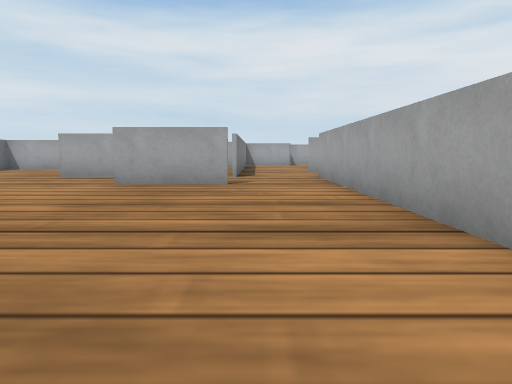
View 1 (above)

24 first-person views from a walk through a world built for the Webots simulator. The camera is 0.27 m above the floor, tilts 6° down and sees 70° across. The floor is counted in squares, 0.5 m on a side. Each view is taken from the middle of a square. On the plan, view 1 faces up. The plan holds only what a view shows up to about 9 squares ahead; the rest is blank. Robots are left out. Webots' stock objects and surfaces are drawn as simple stand-ins.

View 2
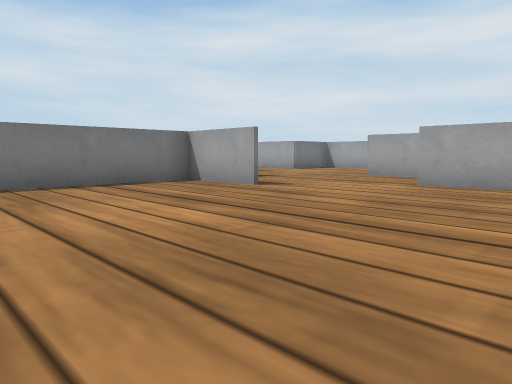

View 3
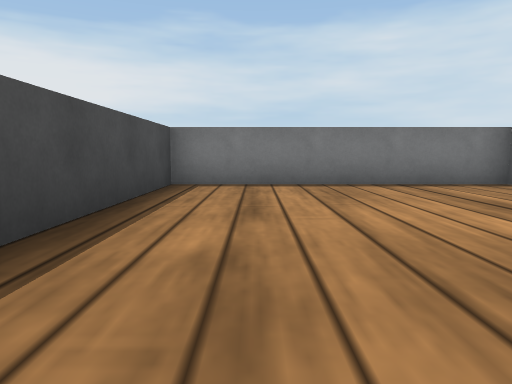

View 4
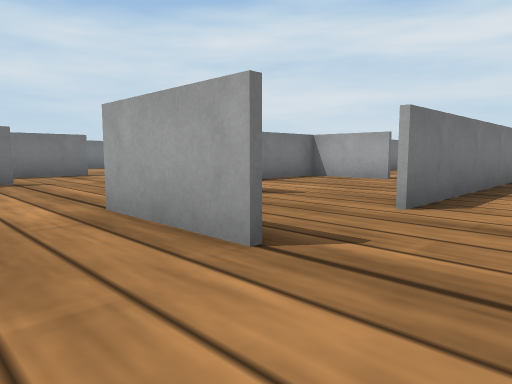

View 5
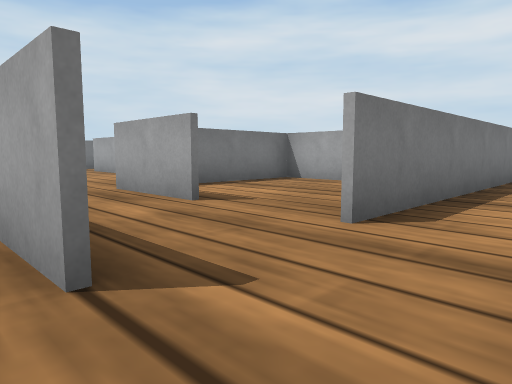

View 6
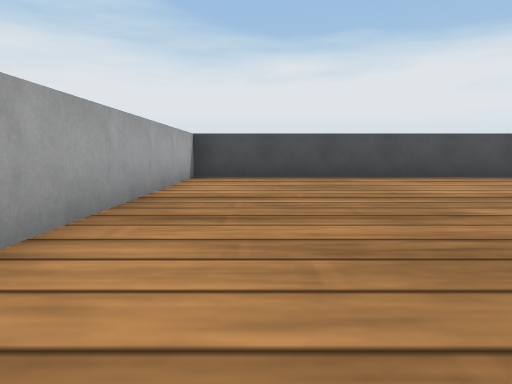

View 7
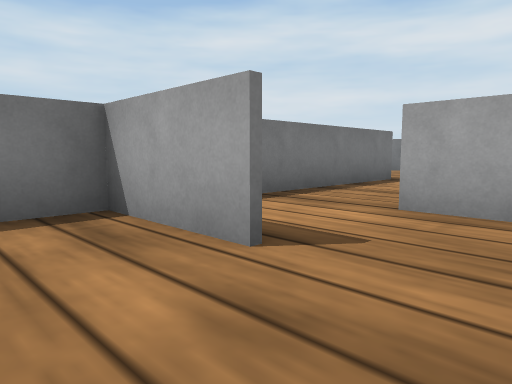

View 8
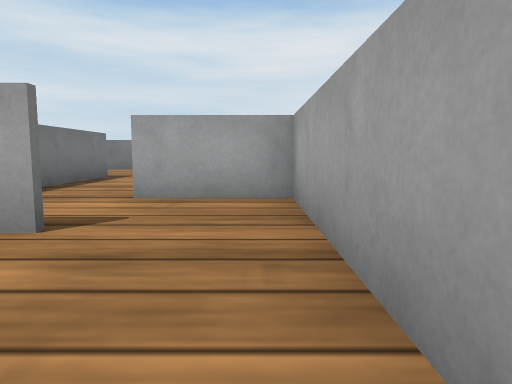

View 9
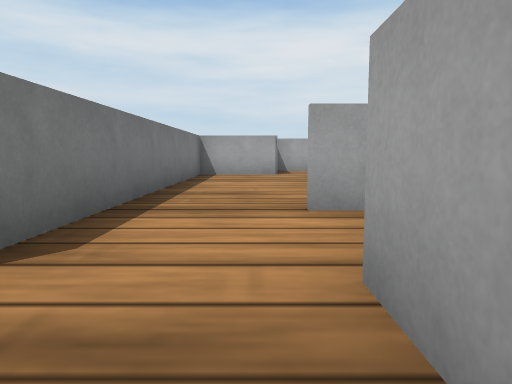

View 10
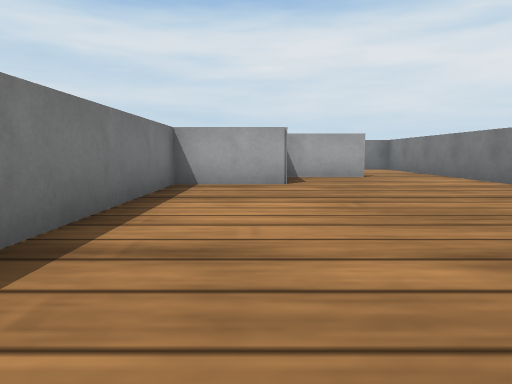

View 11
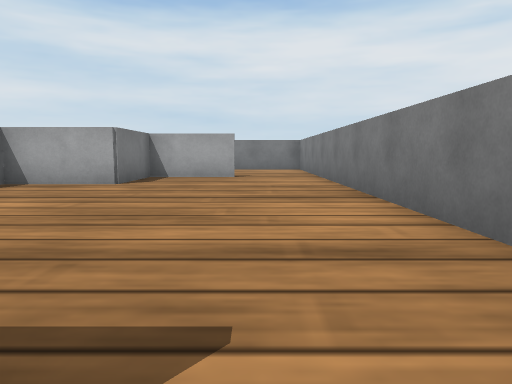

View 12
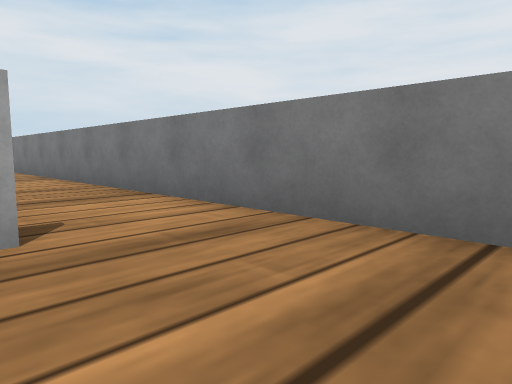

View 13
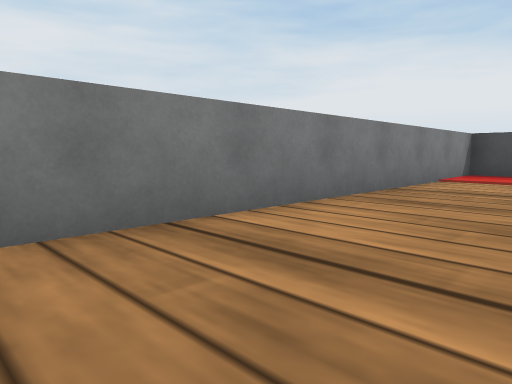

View 14
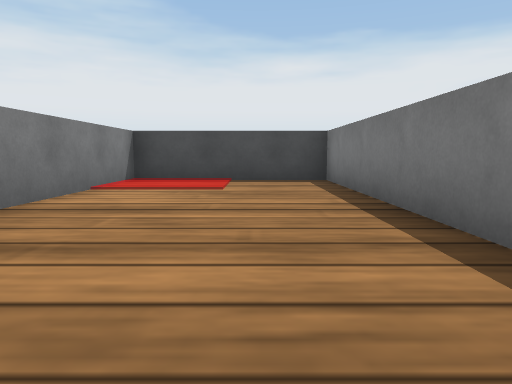

View 15
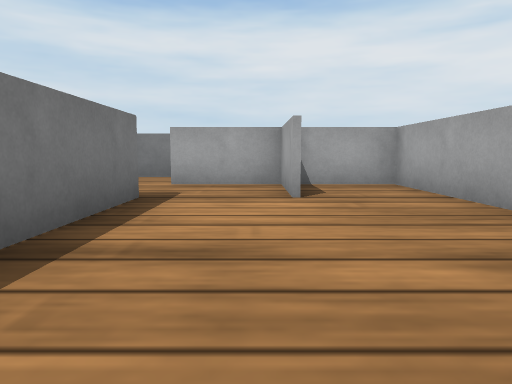

View 16
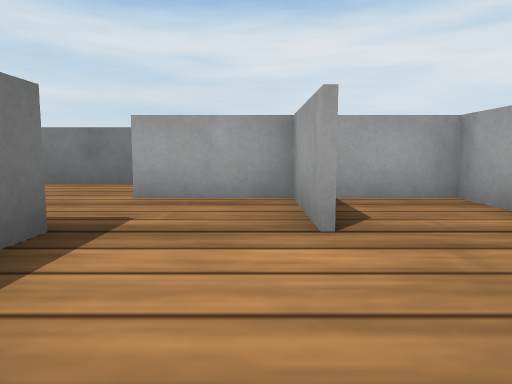

View 17
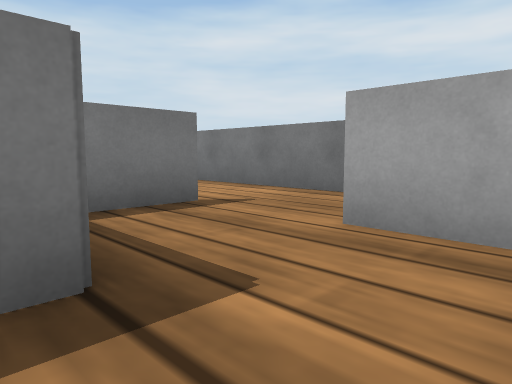

View 18
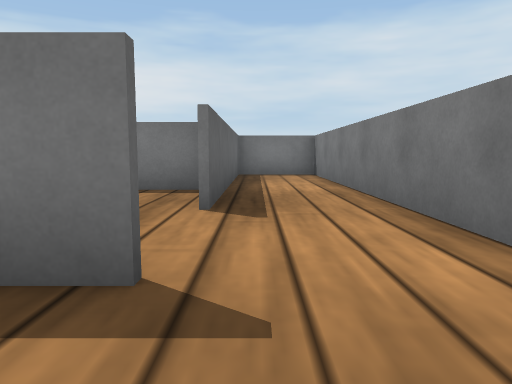

View 19
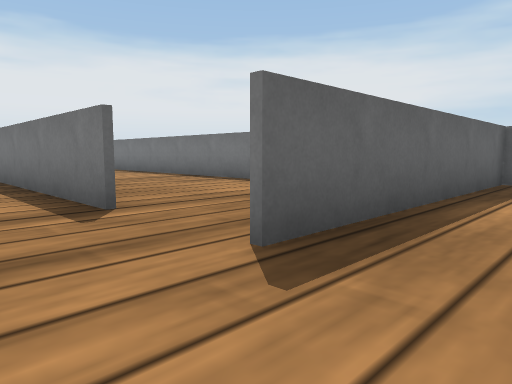

View 20
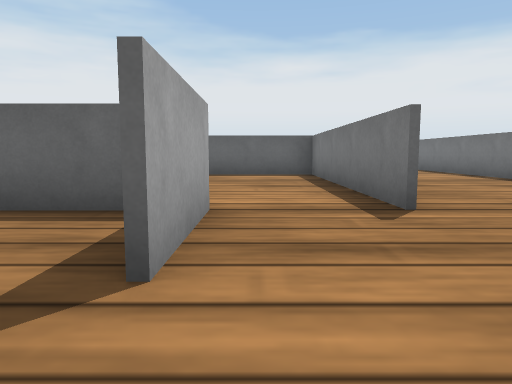

View 21
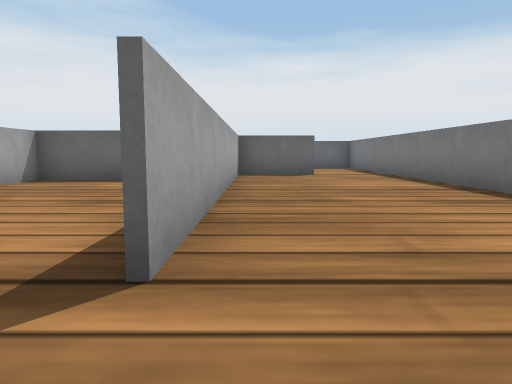

View 22
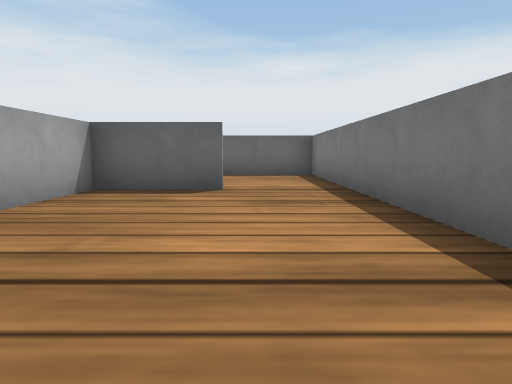

View 23
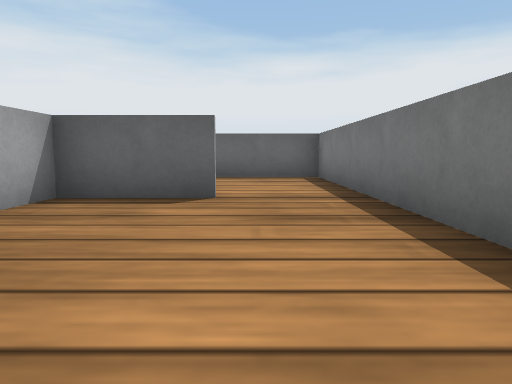

View 24
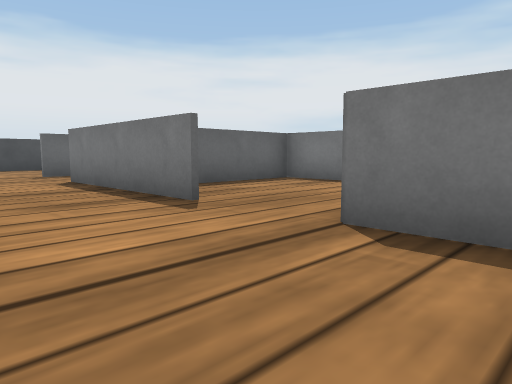

### Floor plan
Points are (right, up) in squares from view 1. A wall is a line through its corners. A room is listed if a view was taken in it or the views show most of it. See-through windows are left out.
Room 1 (views 1, 2, 3, 4, 5, 6, 7, 8, 9, 15)
walls: (-0.4, 6.5) (-2.5, 6.5); (-4.5, 4.5) (-6.4, 4.5) (-6.4, -1.5) (2, -1.5); (-2.4, 8.5) (-4.6, 8.5); (-0.5, 10.5) (-0.5, 14.5) (-2.5, 14.5); (1.5, -1.5) (1.5, 8.5); (-2.4, 12.5) (-4.6, 12.5); (-4.4, 12.6) (-4.4, 9.9)
ways out: opening at (1, 9) to room 2; opening at (-3, 15) to room 3; opening at (-5, 7.5) to room 6
Room 2 (views 10, 11, 12, 13, 14)
walls: (2.1, 10.4) (1.5, 10.4); (1.5, 4) (1.5, -1.5); (3.6, 18.5) (1.5, 18.5) (1.5, 16.5) (-0.5, 16.5) (-0.5, 8.5); (2, -1.5) (5.5, -1.5) (5.5, 19.1)
ways out: opening at (1, 9) to room 1; opening at (4.5, 19)
Room 3 (views 16, 17)
walls: (-0.5, 17.4) (-0.5, 20.5) (-2.2, 20.5); (-4.4, 18.5) (-4.4, 14.5)
ways out: opening at (-3, 15) to room 1; opening at (-3, 18) to room 8
Room 4 (views 18, 19, 20, 21)
walls: (-10.4, 20.2) (-10.4, 19.1); (-6.6, 18.5) (-6.6, 20.5); (-4.9, 22.5) (-14.1, 22.5); (-14.5, 20.5) (-8.5, 20.5)
ways out: opening at (-9, 19) to room 5; opening at (-7, 18) to room 7; opening at (-5, 20) to room 8
Room 5 (views 22, 23)
walls: (-12.5, 16.4) (-12.5, 11.5); (-10.6, 10.6) (-8.6, 10.6) (-8.6, 18.5)
ways out: opening at (-9, 19) to room 4; opening at (-11, 11) to room 6
Room 6 (view 24)
walls: (-8.5, 8.6) (-8.5, 4.5); (-8.5, 11.6) (-8.5, 10.4); (-12.5, 11.5) (-12.5, 6.6) (-9.9, 6.6)
ways out: opening at (-5, 7.5) to room 1; opening at (-11, 11) to room 5; opening at (-7, 5.5)
Room 7 (no view inside)
walls: (-6.4, 12.6) (-4.6, 12.6) (-4.6, 13.8); (-8.5, 18.6) (-8.5, 12.9)
ways out: opening at (-7, 18) to room 4
Room 8 (no view inside)
walls: (-2.5, 18.5) (-2.5, 20.5) (-4.5, 20.5); (-5.8, 18.5) (-4.4, 18.5); (-6.4, 20.6) (-6.4, 19.2)
ways out: opening at (-3, 18) to room 3; opening at (-5, 20) to room 4

Positions as (right, up) in squares from view 1, and headings:
1: (0, 0), facing up
2: (0, 0), facing up-left
3: (0, 0), facing left
4: (1, 5), facing up-left
5: (1, 6), facing up-left
6: (0, 7), facing down
7: (-1, 11), facing up-left
8: (-1, 10), facing up
9: (1, 7), facing up
10: (1, 10), facing up
11: (4, 10), facing up
12: (3, 6), facing up-right
13: (3, 8), facing down-right
14: (3, 6), facing down
15: (-3, 14), facing up
16: (-3, 16), facing up
17: (-3, 18), facing up-left
18: (-5, 21), facing left
19: (-7, 22), facing down-left
20: (-7, 22), facing down
21: (-9, 20), facing down
22: (-11, 16), facing down
23: (-11, 15), facing down
24: (-6, 12), facing down-left
